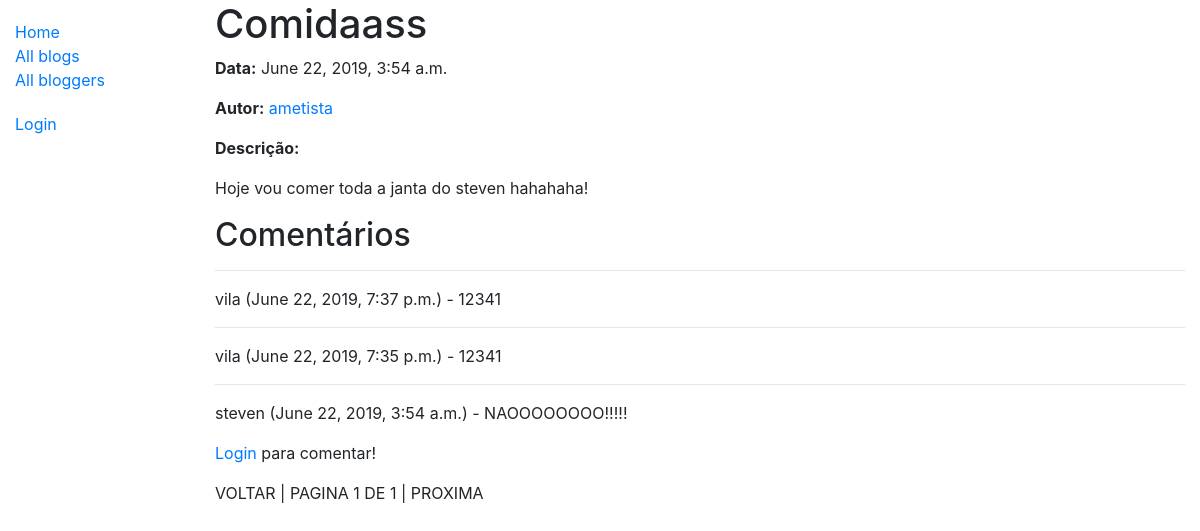
Page /blog/2 on the committed database.
### blog/models.py (models this page shows, shortened)
class Blog(models.Model):
	title = models.CharField(max_length=50, help_text='Escreva o assunto que deseja postar.')
	content = models.CharField(max_length=1000, help_text='No que você esta pensando?')
	author = models.ForeignKey(
		'Author',
		on_delete=models.SET('Usuario Desvinculado'),
	)
	date = models.DateTimeField(auto_now_add=True)
	class Meta:
		ordering = ['-date']

class Author(models.Model):
	user = models.ForeignKey(
		get_user_model(),
		on_delete=models.CASCADE,
		primary_key = True,
	)
	bio = models.CharField(max_length = 300, help_text='Escreva uma descricao para voce!')
	class Meta:
		ordering = ['-user']
	def __str__(self):
		return self.user.username
	def get_absolute_url(self):
		return reverse('blogger-detail', args=[str(self.user.id)])

class Comment(models.Model):
	message = models.CharField(max_length=300, help_text='Deixe um comentario.')
	commenter = models.ForeignKey(
		get_user_model(),
		on_delete=models.SET('Usuario Desvinculado'),
		)
	blog = models.ForeignKey(
		'Blog',
		on_delete=models.CASCADE,
	)
	date = models.DateTimeField(auto_now_add=True)
	class Meta:
		ordering = ['-date']

### blog/views.py (the view)
# urls.py: path('<int:pk>', views.BlogDetailView.as_view(), name='blog-detail'),
class BlogDetailView(generic.DetailView):
    model = Blog

### blog/templates/blog/blog_detail.html
{% extends "base.html" %}
{% block content %}
  <h1>{{ blog.title }}</h1>
  <p><strong>Data:</strong> {{ blog.date }}</p>
  <p><strong>Autor:</strong> <a href="{{ blog.author.get_absolute_url }}">{{ blog.author }}</a></p>
  <p><strong>Descrição:</strong>
  <p>{{ blog.content }}</p>
  <h2>Comentários</h2>
  {% for comment in blog.comment_set.all %}
      <hr>
      <p>{{comment.commenter}} ({{comment.date}}) - {{comment.message}}</p>
  {% endfor %}
  {% if user.is_authenticated %}
    <a href="{% url 'blog_comment' blog.id %}">Adicione um comentario a publicação!</a></p>
  {% else %}
    <p><a href="{% url 'login'%}?next={{request.path}}">Login</a> para comentar!</p>
  {% endif %}
{% endblock %}

### blog/templates/base.html (shortened to what this page needs)
<!DOCTYPE html>
<html lang="pt">
<head>
  <link rel="stylesheet" href="https://stackpath.bootstrapcdn.com/bootstrap/4.1.3/css/bootstrap.min.css">
  {% load static %}
  <link rel="stylesheet" href="{% static 'css/styles.css' %}">
</head>
<body>
  <div class="container-fluid">
    <div class="row">
      <div class="col-sm-2">
      {% block sidebar %}
        <ul class="sidebar-nav">
          <li><a href="{% url 'index' %}">Home</a></li>
          <li><a href="{% url 'blogs' %}">All blogs</a></li>
          <li><a href="{% url 'bloggers' %}">All bloggers</a></li>
        </ul>
        <ul class="sidebar-nav">
          {% if user.is_authenticated %}
            <li>User: {{ user.get_username }}</li>
            <li><a href="{% url 'logout'%}?next={{request.path}}">Logout</a></li>
          {% else %}
            <li><a href="{% url 'login'%}?next={{request.path}}">Login</a></li>
          {% endif %}
        </ul>
      {% endblock %}
      </div>
      <div class="col-sm-10 ">
      {% block content %}{% endblock %}
      {% block pagination %}
          <div class="pagination">
              <span class="page-links">
                  {% if page_obj.has_previous %}
                      <a href="{{ request.path }}?page={{ page_obj.previous_page_number }}">VOLTAR |</a>
                  {% else %}
                      VOLTAR |
                  {% endif %}
                  {% if is_paginated %}
                  <span class="page-current">
                      PAGINA {{ page_obj.number }} DE {{ page_obj.paginator.num_pages }}
                  </span>
                  {% else %}
                  <span class="page-current">
                      PAGINA 1 DE 1
                  </span>
                  {% endif %}
                  {% if page_obj.has_next %}
                      <a href="{{ request.path }}?page={{ page_obj.next_page_number }}">| PROXIMA </a>
                    {% else %}
                      | PROXIMA
                  {% endif %}
              </span>
          </div>
        {% endblock %}
      </div>
    </div>
  </div>
</body>
</html>

### blog/static/css/styles.css (style rules this page uses)
.sidebar-nav { margin-top: 20px; padding: 0; list-style: none; }

### rows in the picture
Blog: title "Comidaass", date "June 22, 2019, 3:54 a.m.", author "ametista", content "Hoje vou comer toda a janta do steven hahahaha!"
Comment: commenter "vila", date "June 22, 2019, 7:37 p.m.", message "12341"
Comment: commenter "vila", date "June 22, 2019, 7:35 p.m.", message "12341"
Comment: commenter "steven", date "June 22, 2019, 3:54 a.m.", message "NAOOOOOOOO!!!!!"
